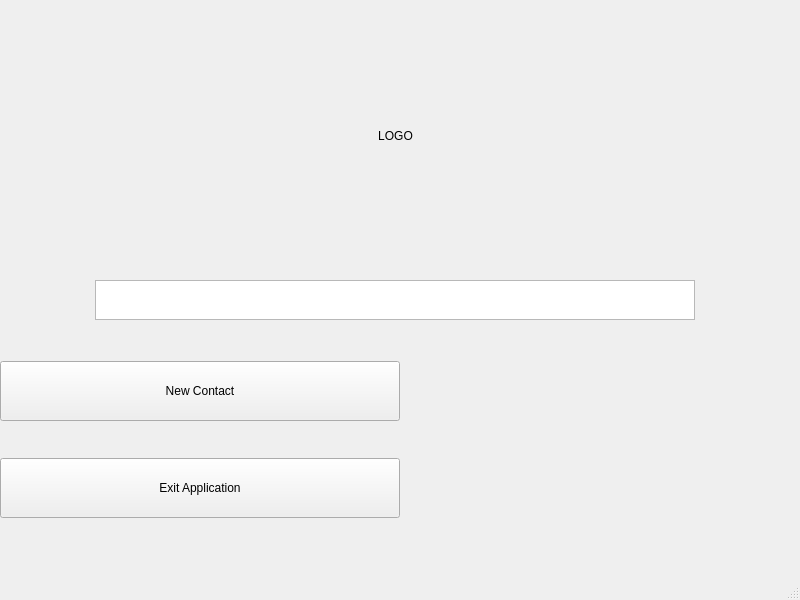
<?xml version="1.0" encoding="UTF-8"?>
<ui version="4.0">
 <class>MainWindow</class>
 <widget class="QMainWindow" name="MainWindow">
  <property name="geometry">
   <rect>
    <x>0</x>
    <y>0</y>
    <width>800</width>
    <height>600</height>
   </rect>
  </property>
  <property name="windowTitle">
   <string>MainWindow</string>
  </property>
  <widget class="QWidget" name="centralwidget">
   <widget class="QWidget" name="gridLayoutWidget">
    <property name="geometry">
     <rect>
      <x>0</x>
      <y>0</y>
      <width>791</width>
      <height>271</height>
     </rect>
    </property>
    <layout class="QGridLayout" name="gridLayout">
     <item row="0" column="2">
      <layout class="QVBoxLayout" name="verticalLayout">
       <item>
        <widget class="QLabel" name="logo_Label">
         <property name="text">
          <string>LOGO</string>
         </property>
         <property name="alignment">
          <set>Qt::AlignCenter</set>
         </property>
        </widget>
       </item>
      </layout>
     </item>
    </layout>
   </widget>
   <widget class="QWidget" name="horizontalLayoutWidget">
    <property name="geometry">
     <rect>
      <x>0</x>
      <y>270</y>
      <width>791</width>
      <height>61</height>
     </rect>
    </property>
    <layout class="QHBoxLayout" name="horizontalLayout">
     <item>
      <spacer name="horizontalSpacer_2">
       <property name="orientation">
        <enum>Qt::Horizontal</enum>
       </property>
       <property name="sizeType">
        <enum>QSizePolicy::Fixed</enum>
       </property>
       <property name="sizeHint" stdset="0">
        <size>
         <width>20</width>
         <height>20</height>
        </size>
       </property>
      </spacer>
     </item>
     <item>
      <widget class="QTextEdit" name="searchBox_TextEdit">
       <property name="sizePolicy">
        <sizepolicy hsizetype="Fixed" vsizetype="Fixed">
         <horstretch>0</horstretch>
         <verstretch>0</verstretch>
        </sizepolicy>
       </property>
       <property name="minimumSize">
        <size>
         <width>0</width>
         <height>0</height>
        </size>
       </property>
       <property name="maximumSize">
        <size>
         <width>600</width>
         <height>40</height>
        </size>
       </property>
      </widget>
     </item>
     <item>
      <spacer name="horizontalSpacer">
       <property name="orientation">
        <enum>Qt::Horizontal</enum>
       </property>
       <property name="sizeType">
        <enum>QSizePolicy::Fixed</enum>
       </property>
       <property name="sizeHint" stdset="0">
        <size>
         <width>20</width>
         <height>20</height>
        </size>
       </property>
      </spacer>
     </item>
    </layout>
   </widget>
   <widget class="QWidget" name="verticalLayoutWidget_2">
    <property name="geometry">
     <rect>
      <x>0</x>
      <y>330</y>
      <width>791</width>
      <height>221</height>
     </rect>
    </property>
    <layout class="QVBoxLayout" name="verticalLayout_2">
     <item>
      <widget class="QPushButton" name="newContact_Button">
       <property name="enabled">
        <bool>true</bool>
       </property>
       <property name="sizePolicy">
        <sizepolicy hsizetype="Fixed" vsizetype="Fixed">
         <horstretch>0</horstretch>
         <verstretch>0</verstretch>
        </sizepolicy>
       </property>
       <property name="minimumSize">
        <size>
         <width>400</width>
         <height>60</height>
        </size>
       </property>
       <property name="maximumSize">
        <size>
         <width>400</width>
         <height>60</height>
        </size>
       </property>
       <property name="cursor">
        <cursorShape>PointingHandCursor</cursorShape>
       </property>
       <property name="text">
        <string>New Contact</string>
       </property>
       <property name="checkable">
        <bool>false</bool>
       </property>
       <property name="autoDefault">
        <bool>false</bool>
       </property>
       <property name="default">
        <bool>false</bool>
       </property>
       <property name="flat">
        <bool>false</bool>
       </property>
      </widget>
     </item>
     <item>
      <widget class="QPushButton" name="exit_Button">
       <property name="sizePolicy">
        <sizepolicy hsizetype="Fixed" vsizetype="Fixed">
         <horstretch>0</horstretch>
         <verstretch>0</verstretch>
        </sizepolicy>
       </property>
       <property name="minimumSize">
        <size>
         <width>400</width>
         <height>60</height>
        </size>
       </property>
       <property name="text">
        <string>Exit Application</string>
       </property>
      </widget>
     </item>
    </layout>
   </widget>
  </widget>
  <widget class="QMenuBar" name="menubar">
   <property name="geometry">
    <rect>
     <x>0</x>
     <y>0</y>
     <width>800</width>
     <height>24</height>
    </rect>
   </property>
  </widget>
  <widget class="QStatusBar" name="statusbar"/>
 </widget>
 <resources/>
 <connections/>
</ui>
